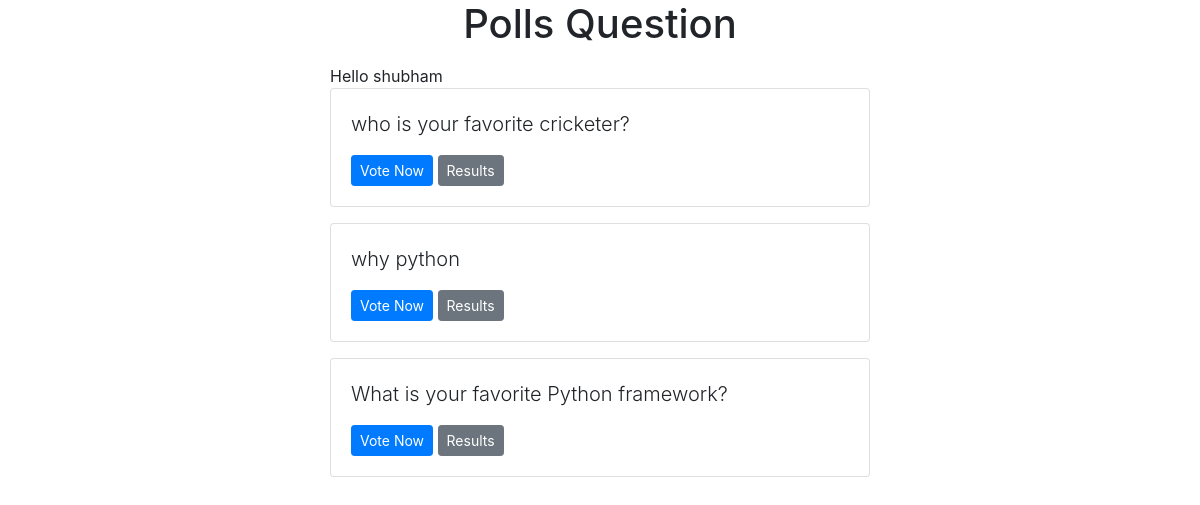
The app's page /index (signed in) with its own data.
### polls/models.py (models this page shows, shortened)
class Question(models.Model):
    question_text=models.CharField(max_length=200)
    pub_date=models.DateTimeField('date published')
    voter1 = models.ForeignKey(User, null=True, blank=True, on_delete=models.CASCADE)

### polls/views.py (the view)
# urls.py: path('index', views.index, name='index'),
def index(request):
        latest_question_list = Question.objects.order_by('-pub_date')[:5]
        context = {'latest_question_list': latest_question_list}
        return render(request, 'index.html', context)

### templates/index.html (shortened to what this page needs)
{% extends 'base.html'%}
{% block content %}
    <h1 class="text-center mb-3">Polls Question</h1>
    {% if user.is_authenticated %}
        Hello {{ user.username}}
        {% if latest_question_list %}
        {% for question in latest_question_list %}
    <div class="card mb-3">
        <div class="card-body">
          <p class="lead">{{ question.question_text }}</p>
          <a href=" {% url 'polls:details' question.id %} " class="btn btn-primary btn-sm">Vote Now</a>
          <a href=" {% url 'polls:results' question.id %} " class="btn btn-secondary btn-sm">Results</a>
        </div>
    </div>
        {% endfor %}
    {% else %}
        <p>No polls available</p>
        {%endif %}
    {% endif %}
{% endblock %}

### records on screen
Question: question_text "who is your favorite cricketer?"
Question: question_text "why python"
Question: question_text "What is your favorite Python framework?"

### other values on screen
{{ user.username }} "shubham"
